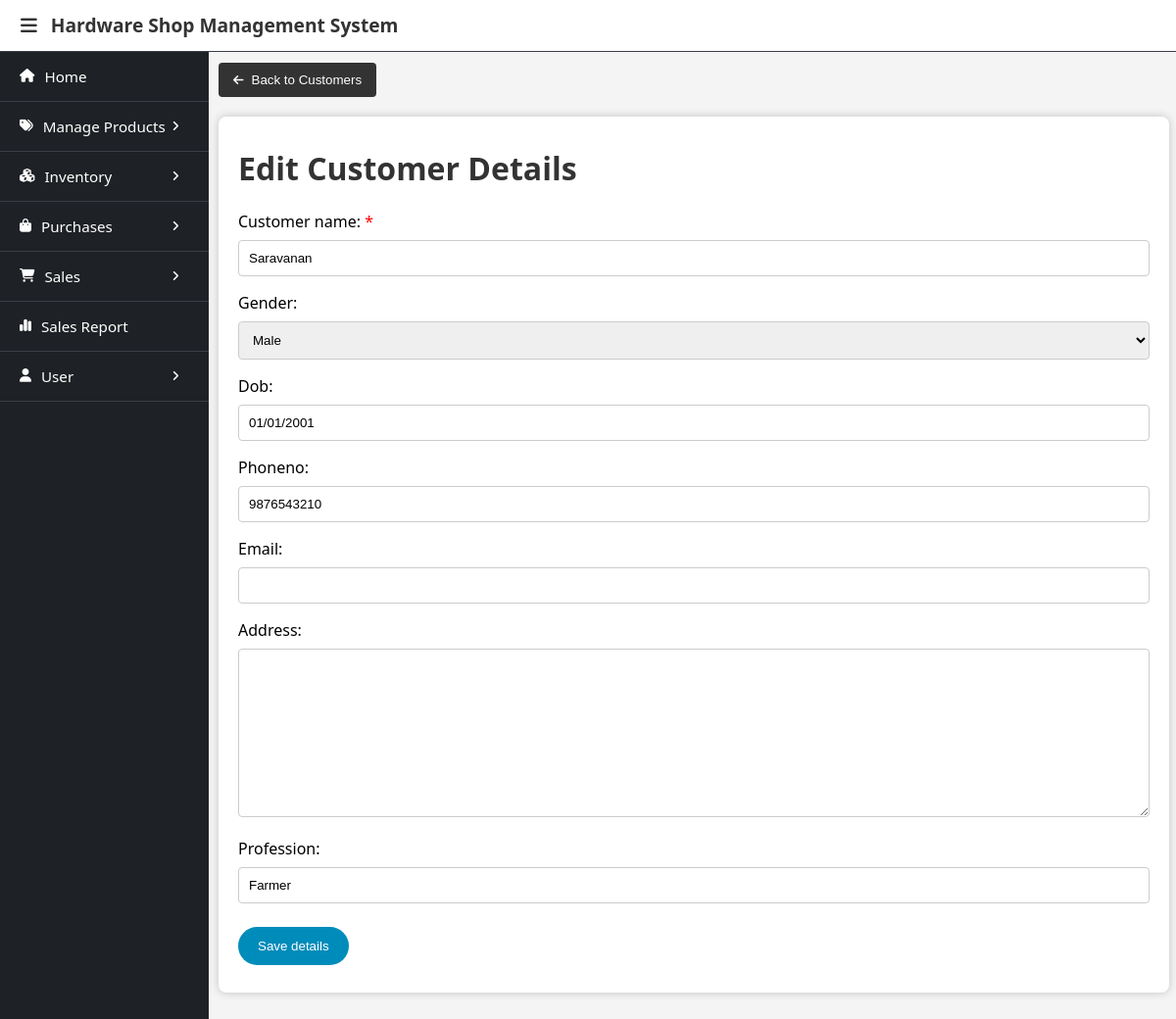
Page /customers/edit/1/ (signed in) on the committed database.
### database/models.py (models this page shows, shortened)
class Customer(models.Model):
    customer_id = models.BigAutoField(primary_key=True)
    customer_name = models.CharField(max_length=60)
    gender = models.CharField(choices = (("male","Male"),("female","Female"), ("transgender","Transgender")), max_length=20, null=True, blank=True)
    dob_regex = RegexValidator(regex=r'^[0-9]{1,2}\/[0-9]{1,2}\/[0-9]{4}$', message="dob must be in the format: dd/mm/yyyy")
    dob = models.CharField(validators=[dob_regex], max_length=20, null=True, blank=True)
    phone_regex = RegexValidator(regex=r'^(\d{10})$', message="Phone number must be entered in the 10 digit format: '9999999999'")
    phoneno = models.CharField(validators=[phone_regex], max_length=13, null=True, blank=True)
    email = models.EmailField(null=True, blank=True)
    address = models.TextField(max_length=100, null=True, blank=True)
    profession = models.CharField(max_length=100, null=True, blank=True)
    added_date = models.DateTimeField(auto_now_add=True)
    class Meta:
        db_table = "customer"

### customers/views.py (the view, shortened to what this page needs)
# urls.py: path('edit/<int:id>/', EditCustomer.as_view(), name='edit_customer'),
class EditCustomer(GroupRequiredMixin, View):
    groups_required = ['Owner', 'Salesman']
    def get(self, request, id):
        customer_obj = Customer.objects.get(customer_id=id)
        context = {
            'customer_form': CustomerForm(instance=customer_obj),
        }
        return render(request, 'edit_customer.html', context)

### database/forms.py
class CustomerForm(RequiredModelForm):
    class Meta:
        model = Customer
        fields = '__all__'
        widgets = {
            "dob" : forms.TextInput(attrs={"placeholder":"dd/mm/yyyy"})
        }

### user/context_processors.py (called while the page is built)
def get_users(request):
    users = User.objects.all()
    return {
        'users': users
    }

### user/templatetags/user_custom_tags.py (called while the page is built)
@register.filter(name='has_group')
def has_group(user, group_name):
    return user.groups.filter(name=group_name).exists()

### user/views.py (called while the page is built)
    def dispatch(self, request, *args, **kwargs):
        user = request.user
        if not user.is_authenticated:
            return redirect('login_page')
        if not any([user.groups.filter(name=group).exists() for group in self.groups_required]):
            print(user.groups)
            return self.handle_no_permission()
        return super().dispatch(request,*args, **kwargs)

### customers/templates/edit_customer.html (shortened to what this page needs)
{% extends 'base.html' %}
{% load user_custom_tags %}
{% block menubar %}
    {% if request.user|has_group:"Owner" %}
        {% include 'owner_menu.html' %}
    {% elif request.user|has_group:"Salesman" %}
        {% include 'salesman_menu.html' %}
    {% endif %}
{% endblock %}
{% block content %}
<a href="/customers/"><button><i class="fa-solid fa-arrow-left"></i>Back to Customers</button></a>
<div class="container">
    <h1>Edit Customer Details</h1>
    <form method="POST" action="">
        {% for field in customer_form %}
            <div class="form-group">
            {{ field.label_tag }}
            {{ field }}
            </div>
        {% endfor %}
        <button type="submit">Save details</button>
    </form>
</div>
{% endblock %}

### static/css/header_sidebar_layout.css (style rules this page uses)
body { margin: 0; font-family: system-ui, -apple-system, BlinkMacSystemFont, 'Segoe UI', Roboto, Oxygen, Ubuntu, Cantarell, 'Open Sans', 'Helvetica Neue', sans-serif; background-color: #f4f4f4; }

### templates/base.html (style rules this page uses)
h1, h2 { color: #333; }
i { margin-right: 8px; font-size: 0.9em; }
.container { background: #fff; padding: 10px 20px 20px; margin: 20px 0; border-radius: 8px; box-shadow: 0 0 10px rgba(0, 0, 0, 0.2); }
button { background-color: #333; color: white; padding: 10px 15px; border: none; border-radius: 4px; cursor: pointer; }
form input[type="text"], form input[type="password"], form input[type="number"], form input[type="email"], form textarea, form select, form input[type="file"], form input[type="month"] { width: 100%; padding: 10px; margin: 8px 0 16px 0; display: inline-block; border: 1px solid #ccc; border-radius: 4px; box-sizing: border-box; }
form button[type="submit"] { background-color: #008CBA; color: white; padding: 12px 20px; margin: 8px 0; border: none; border-radius: 20px; cursor: pointer; }
label.required::after { content: ' *'; color: red; }

### rows in the picture
Customer: customer_form "Saravanan" "Male" "01/01/2001" "9876543210" "Farmer"

### other values in the picture
{{ field.label_tag }} "Customer name:" "Gender:" "Dob:" "Phoneno:" "Email:" "Address:" "Profession:"
